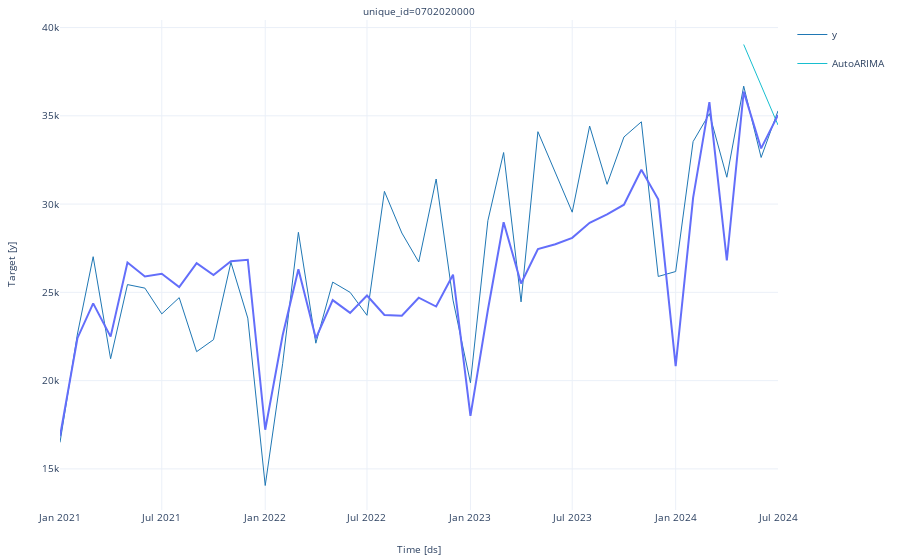

The notebook cell this image was saved under:
### Code cell
import plotly.graph_objects as go
import plotly.express as px
f=plot_series(df=tdf,forecasts_df=pred,engine='plotly',ids=['0702020000'])
f.add_traces(px.line(tdf.filter(pl.col('unique_id')=='0702020000'),x='ds',y='L2 Stat Final Rev').data)
